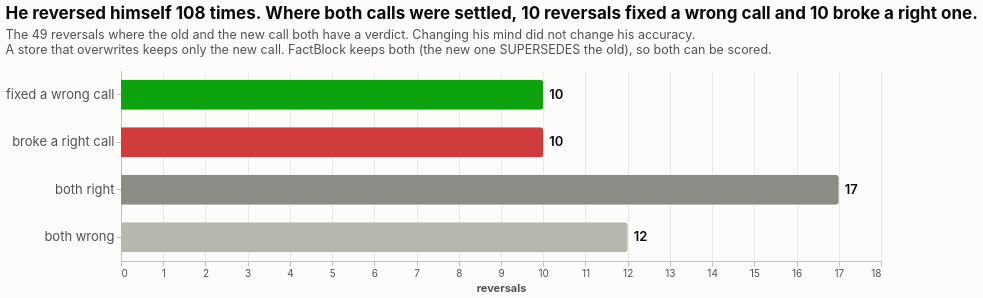

The notebook cell this image was saved under:
### Markdown cell above
## 2. Did changing his mind help?

108 times he made a call and later made the opposite call on the same thing; the new block `SUPERSEDES` the old one and both stay in the bundle. Where both have a verdict, did the reversal fix a wrong call or break a right one? Hover a bar for the [old, new] FactBlock id pairs.

### Code cell
v = views.reversals(con, pq, AS_OF)
show(v)
# one reversal of each kind: both calls stay in the bundle, so both can be scored
by_id = {n["id"]: n for n in factblock.Bundle(BRAIN).nodes}
pairs = {tuple(p): r["outcome"] for r in v["rows"] for p in r["pairs"]}
for old, new in (("baba020de4fe84cb", "a106b3b283494603"), ("7bc2ad2eec19e3ab", "0d3325178b7b0fb6")):
    print(pairs[(old, new)])
    for label, i in (("  old", old), ("  new", new)):
        print(f"{label}  [{i}]  {by_id[i]['asserted_at'].date()}  {by_id[i]['statement']}")

### Figure 1 — Vega-Lite specification as saved in the notebook (floating-point values rounded to 4 significant figures)
{"$schema": "https://vega.github.io/schema/vega-lite/v5.json", "config": {"axis": {"domainColor": "#c3c2b7", "gridColor": "#ecebe7", "labelColor": "#52514e", "tickColor": "#c3c2b7", "titleColor": "#52514e"}, "background": "#fcfcfb", "font": "Inter, system-ui, sans-serif", "legend": {"labelColor": "#52514e", "titleColor": "#52514e"}, "title": {"anchor": "start", "color": "#0b0b0b", "fontSize": 17, "offset": 14, "subtitleColor": "#52514e", "subtitleFontSize": 12.5, "subtitlePadding": 6}, "view": {"stroke": null}}, "data": {"values": [{"n": 10, "outcome": "fixed a wrong call", "pairs": [["367350a75430735a", "94cd5897852c10ec"], ["4228948d14f69206", "79dcb14971c4fc69"], ["4c126e4ae13a495e", "56506bf6bfa63dbd"], ["4f52ac33501f2e62", "722980774a96ec4a"], ["8312feea80ea9662", "2386164b221b775c"], ["8a9f8e4fa1bce130", "358b153652662cfd"], ["a798788e7a31ab24", "ec4cffc739b8c5de"], ["b82feca9921535d1", "a95075a6065219d6"], ["baba020de4fe84cb", "a106b3b283494603"], ["f8a2944be57968d7", "18353274b7c3d360"]], "share": 0.2041}, {"n": 10, "outcome": "broke a right call", "pairs": [["11ad7c582d6b0f7c", "98167ac67e1299fb"], ["1470cf32d4f4fdc0", "b82feca9921535d1"], ["2386164b221b775c", "fadeedd681701b78"], ["29ae1effc5da68f4", "a249fa3606bed950"], ["307b071be470bdeb", "57932e4e880eef39"], ["7b8bf32cb4526c40", "9ee97836947cb39b"], ["7bc2ad2eec19e3ab", "0d3325178b7b0fb6"], ["c8fa2a42203403b1", "40404466848701e9"], ["e1cf513ddca398b9", "52c3f6e75fcfa868"], ["fe9f3455329a3785", "7ed2e2f18c7b27f0"]], "share": 0.2041}, {"n": 17, "outcome": "both right", "pairs": [["043792cfc7139314", "a299c9f968bb686d"], ["0c0a0f3cff1e418a", "d8a39063af8fe7d9"], ["3ca3daa58aa8c4b1", "4bb0464be84a9f44"], ["4a96b715991c9519", "3ca3daa58aa8c4b1"], ["66fa4ee0b58ef003", "edccc8663a2f684d"], ["7bee1b4351588f92", "d3a438330127eb04"], ["7dfa541610c5a2d0", "3d03c98963d801e2"], ["7ff09010934d10c8", "4a600bac56bfca90"], ["8423dd8e3bdb9e93", "b8a3541b18cdaece"], ["8550483ed2cf46d0", "19d744e69afc66cb"], ["9f1d64ff2471987f", "b11d9ac774b2838e"], ["a106b3b283494603", "763437ddde3489ab"], ["a92bc9bf59c6422e", "52b264db28069823"], ["b61e6144eeef8200", "271dee4b61314578"], ["d94bf0a358b27644", "cdeca1c3435fae62"], ["fa5add1f0d512613", "23e48b15e3aa5d7f"], ["ffbe0b0a84651242", "0943aa3bfef8a5ee"]], "share": 0.3469}, {"n": 12, "outcome": "both wrong", "pairs": [["0d3325178b7b0fb6", "9073c110365b9e49"], ["28b250ce73e11200", "c22e3d8ae89148ab"], ["28eeba30f9108c3e", "e1740f9bd87b125c"], ["9349629a55a00fcb", "b00b99e5c097b46d"], ["a249fa3606bed950", "c97e02650d5bfa04"], ["a2c8b495d0c33a7c", "4982f018ede56336"], ["b08a7359ffceeb5b", "26c5ffe49996f753"], ["ba4c1a04d78f5848", "800b85cc67122bb6"], ["c0f7e487437b3df2", "0cd6917fdc0088c9"], ["d41835e5882adde2", "f0197589dda0b443"], ["eb1e86145168c087", "54c1fa22ef876a6a"], ["efaa29c2d628897b", "30629eb9deb049e1"]], "share": 0.2449}]}, "height": 190, "layer": [{"encoding": {"color": {"field": "outcome", "legend": null, "scale": {"domain": ["fixed a wrong call", "broke a right call", "both right", "both wrong"], "range": ["#0ca30c", "#d03b3b", "#8c8b85", "#b8b7af"]}, "type": "nominal"}, "tooltip": [{"field": "outcome"}, {"field": "n", "title": "reversals"}, {"field": "pairs", "title": "[old, new] FactBlock ids"}], "x": {"field": "n", "title": "reversals", "type": "quantitative"}, "y": {"axis": {"labelFontSize": 13, "labelLimit": 220}, "field": "outcome", "sort": ["fixed a wrong call", "broke a right call", "both right", "both wrong"], "title": null, "type": "nominal"}}, "mark": {"cornerRadiusEnd": 3, "height": 30, "type": "bar"}}, {"encoding": {"text": {"field": "n"}, "x": {"field": "n", "type": "quantitative"}, "y": {"field": "outcome", "sort": ["fixed a wrong call", "broke a right call", "both right", "both wrong"], "type": "nominal"}}, "mark": {"align": "left", "color": "#0b0b0b", "dx": 6, "fontSize": 13, "fontWeight": 600, "type": "text"}}], "title": {"subtitle": ["The 49 reversals where the old and the new call both have a verdict. Changing his mind did not change his accuracy.", "A store that overwrites keeps only the new call. FactBlock keeps both (the new one SUPERSEDES the old), so both can be scored."], "text": "He reversed himself 108 times. Where both calls were settled, 10 reversals fixed a wrong call and 10 broke a right one."}, "width": 760}
